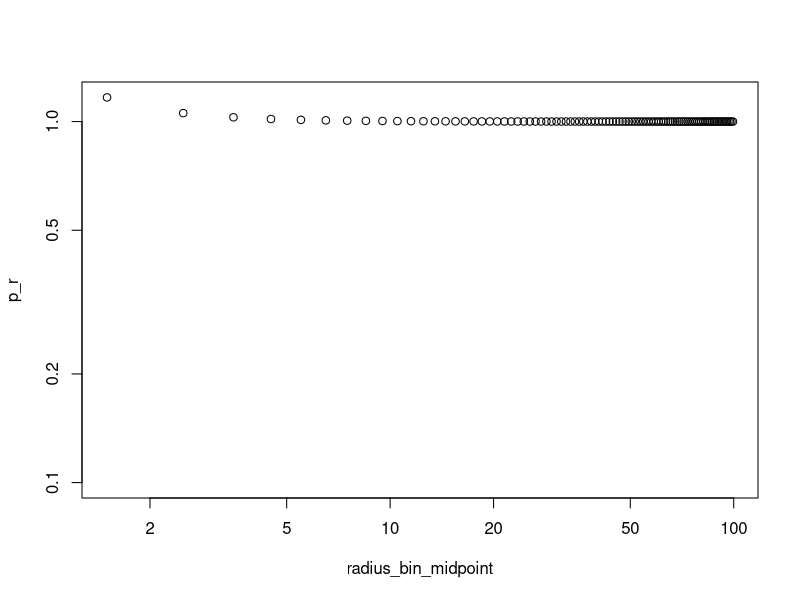
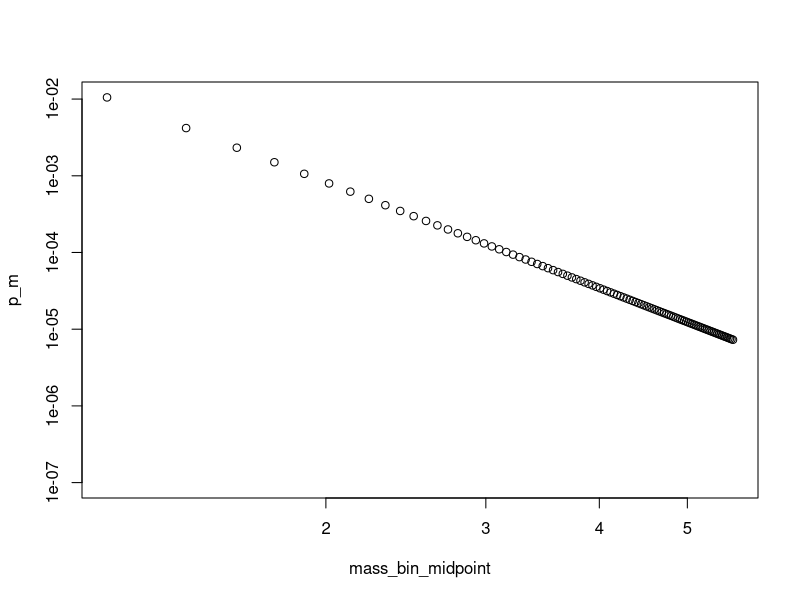
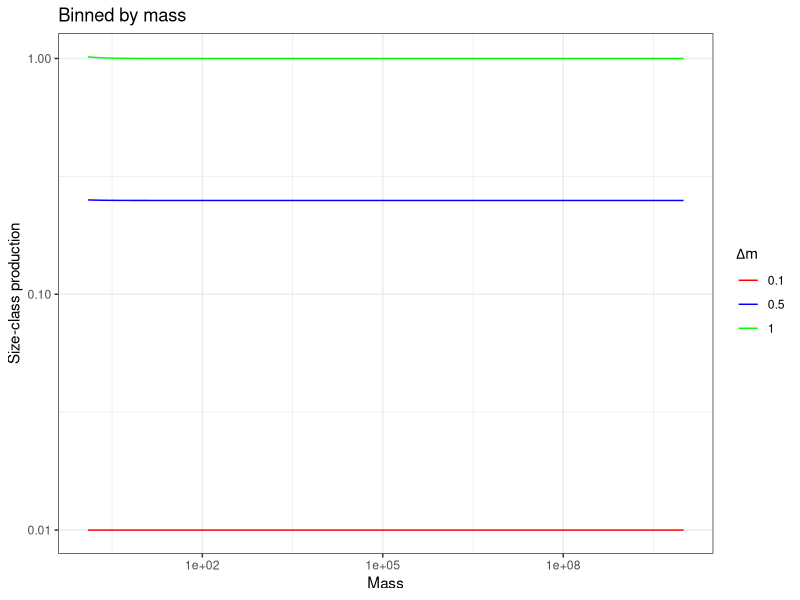
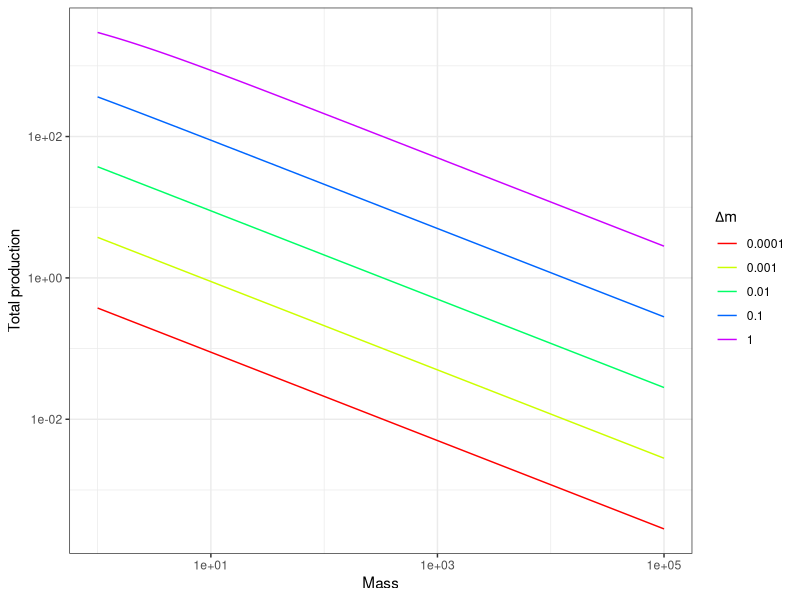
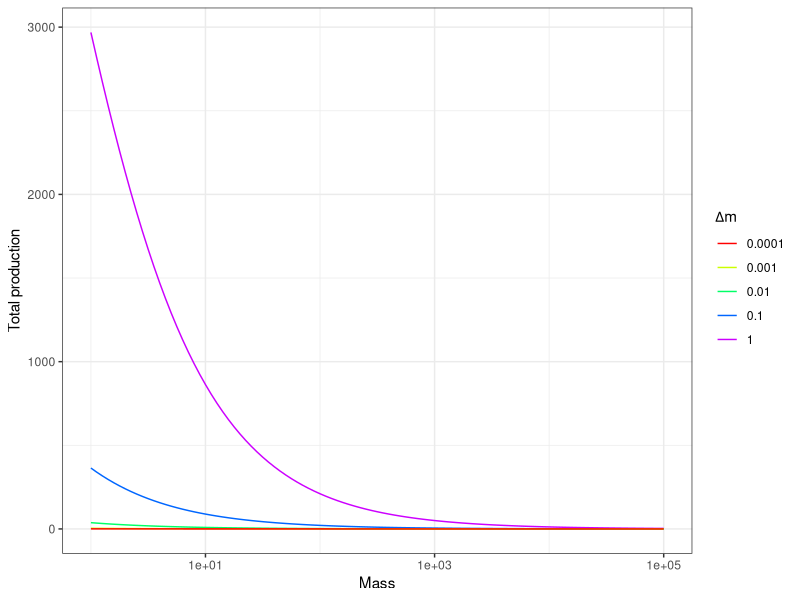
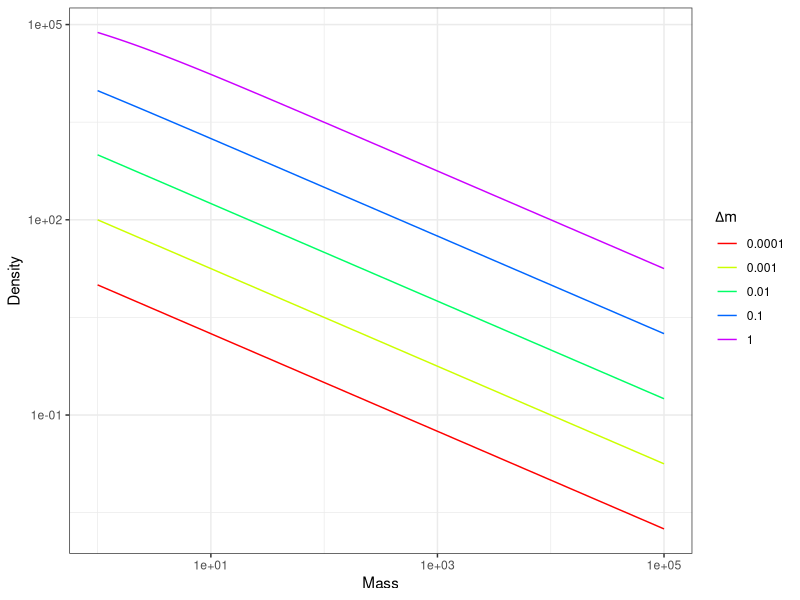
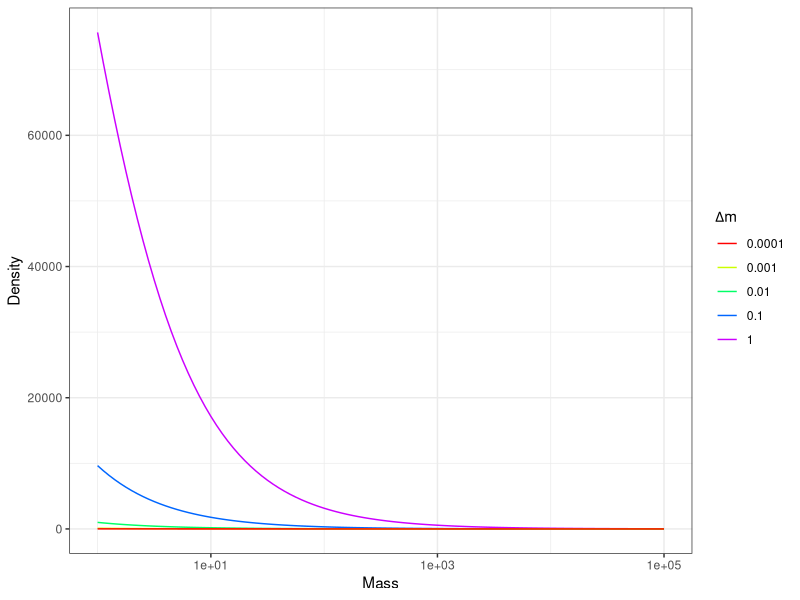
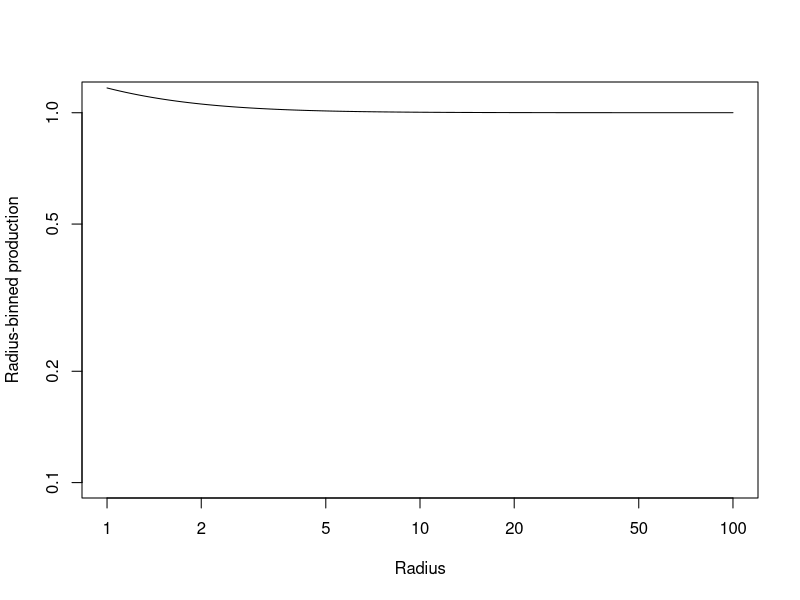

Write R code to recreate these figures, in order.
# Energy equivalence plots using simulated data

# Data are simulated to achieve perfect energy equivalence by diameter size class

# abundance equation: n = n0 * r^-2
# production equation: b = b0 * r^2
# standing biomass equation: m = m0 * r^(8/3)

# production by diameter equation: pdiam = n0 * b0 * r^0 = n0 * b0
# production by mass equation: pmass = 

# Analytical solution for finite bin width

pbyradius <- function(n0, b0, rl, ru) (1/3) * n0 * b0 * (rl^(-1) - ru^(-1)) * (ru^3 - rl^3)
pbymass <- function(n0, b0, m0, ml, mu) (1/3) * n0 * b0 * m0^2 * (ml^(-3/8) - mu^(-3/8)) * (mu^(9/8) - ml^(9/8))

pbyradius_fixedbin <- function(n0, b0, r, deltar) (1/3) * n0 * b0 * (r^(-1) - (r+deltar)^(-1)) * ((r+deltar)^3 - r^3)
pbymass_fixedbin <- function(n0, b0, m0, r, deltar) (1/3) * n0 * b0 * (mass(m0, r)^(-1) - mass(m0, r+deltar)^(-1)) * (mass(m0, r+deltar)^3 - mass(m0, r)^3)

mass <- function(m0, r) m0^(3/8) * r^(3/8)  
  
n0 <- 1
b0 <- 1
m0 <- 1

binwidth <- 1

radii <- seq(1, 100, by = binwidth)
masses <- m0 * radii^(3/8)

radius_bin_lower <- radii[-length(radii)]
radius_bin_upper <- radii[-1]
radius_bin_midpoint <- (radius_bin_lower + radius_bin_upper)/2
mass_bin_lower <- masses[-length(masses)]
mass_bin_upper <- masses[-1]
mass_bin_midpoint <- (mass_bin_lower + mass_bin_upper)/2

p_r <- pbyradius(n0, b0, radius_bin_lower, radius_bin_upper)
p_m <- pbymass(n0, b0, m0, mass_bin_lower, mass_bin_upper)

plot(radius_bin_midpoint, p_r, log = 'xy', ylim = c(0.1, max(p_r)))
plot(mass_bin_midpoint, p_m, log = 'xy', ylim = c(1e-7, max(p_m)))

pdf('C:/Users/Q/Google Drive/ForestLight/figs/ee_solution_finitebin.pdf', height=5, width=5)
curve(pbyradius_fixedbin(n0=1,b0=1,r=x,deltar=1), from=1, to=100, log='xy', ylim=c(0.1, 1.1), xlab = 'Radius', ylab = 'Radius-binned production')
curve(pbymass_fixedbin(n0=1,b0=1,m0=1,r=x,deltar=1), from=1, to=100, log='xy', ylim=c(1e-5, 0.1), xlab = 'Radius', ylab = 'Mass-binned production')
dev.off()

# Better plot with ggplot, showing the effect of declining deltar.
library(ggplot2)
pdf('C:/Users/Q/Google Drive/ForestLight/figs/ee_solution_finitebin.pdf', height=5, width=5)
ggplot(data.frame(r = c(1,100)), aes(x=r)) +
  stat_function(fun = pbyradius_fixedbin, args = list(n0=1,b0=1,deltar=1), aes(colour='1'), xlim=c(0.1,10)) +
  stat_function(fun = pbyradius_fixedbin, args = list(n0=1,b0=1,deltar=0.5), aes(colour='0.5'), xlim=c(0.1,10)) +
  stat_function(fun = pbyradius_fixedbin, args = list(n0=1,b0=1,deltar=0.1), aes(colour='0.1'), xlim=c(0.1,10)) +
  scale_y_log10(name = 'Size-class production', limits = c(0.001, 1.3)) + scale_x_log10(name = 'Radius') +
  scale_color_manual(name=expression(Delta*r), values = c('red','blue','green')) +
  theme_bw() +
  ggtitle('Binned by radius')

ggplot(data.frame(r = c(1,100)), aes(x=r)) +
  stat_function(fun = pbymass_fixedbin, args = list(n0=1,b0=1,m0=1,deltar=1), aes(colour='1'), xlim=c(0.1,10)) +
  stat_function(fun = pbymass_fixedbin, args = list(n0=1,b0=1,m0=1,deltar=0.5), aes(colour='0.5'), xlim=c(0.1,10)) +
  stat_function(fun = pbymass_fixedbin, args = list(n0=1,b0=1,m0=1,deltar=0.1), aes(colour='0.1'), xlim=c(0.1,10)) +
  scale_y_log10(name = 'Size-class production') + scale_x_log10(name = 'Mass') +
  scale_color_manual(name=expression(Delta*r), values = c('red','blue','green')) +
  theme_bw() +
  ggtitle('Binned by mass')
dev.off()


#######################
# Corrected

pbyradius_fixedbin <- function(n0, b0, r, deltar) (1/3) * n0 * b0 * (r^(-1) - (r+deltar)^(-1)) * ((r+deltar)^3 - r^3)
pbymass_fixedbin <- function(n0, b0, m, deltam) (16/7) * n0 * b0 * ((m+deltam)^(1/4) - m^(1/4)) * ((m+deltam)^(7/4) - m^(7/4))

ggplot(data.frame(m = c(1,100)), aes(x=m)) +
  stat_function(fun = pbymass_fixedbin, args = list(n0=1,b0=1,deltam=1), aes(colour='1'), xlim=c(0.1,10)) +
  stat_function(fun = pbymass_fixedbin, args = list(n0=1,b0=1,deltam=0.5), aes(colour='0.5'), xlim=c(0.1,10)) +
  stat_function(fun = pbymass_fixedbin, args = list(n0=1,b0=1,deltam=0.1), aes(colour='0.1'), xlim=c(0.1,10)) +
  scale_y_log10(name = 'Size-class production') + scale_x_log10(name = 'Mass') +
  scale_color_manual(name=expression(Delta*m), values = c('red','blue','green')) +
  theme_bw() +
  ggtitle('Binned by mass')

########################
# Bin widths
bw <- function(k, r, deltar) k^(-8/3) * ((r + deltar)^(8/3) - r^(8/3))
bw(1, 1:10, 1)


########################
# Added 06 April: Plot with different bin widths
# Assume energy equivalence by radius

pm <- function(n0, b0, k, m, deltam) n0 * b0 * k * ( (m + deltam)^(3/8) - m^(3/8) )

library(ggplot2)
p <- ggplot(data.frame(m = c(1, 100000)), aes(x=m)) +
  scale_x_log10(name = 'Mass') + 
  theme_bw() +
  stat_function(geom = 'line', fun = pm, args = list(n0 = 100000, b0 = 0.1, k = 1, deltam = 1), aes(colour = '1')) +
  stat_function(geom = 'line', fun = pm, args = list(n0 = 100000, b0 = 0.1, k = 1, deltam = 0.1), aes(colour = '0.1')) +
  stat_function(geom = 'line', fun = pm, args = list(n0 = 100000, b0 = 0.1, k = 1, deltam = 0.01), aes(colour = '0.01')) +
  stat_function(geom = 'line', fun = pm, args = list(n0 = 100000, b0 = 0.1, k = 1, deltam = 0.001), aes(colour = '0.001')) +
  stat_function(geom = 'line', fun = pm, args = list(n0 = 100000, b0 = 0.1, k = 1, deltam = 0.0001), aes(colour = '0.0001')) +
  scale_color_manual(name=expression(Delta*m), values = rainbow(5)) 

p + scale_y_log10(name = 'Total production')
p + scale_y_continuous(name = 'Total production')


############################
# Further added on 06 April. Plot density scaling relationship with finite bin width.

nm <- function(n0, k, m, deltam) 4 * n0 * k * ( (m+deltam)^(1/4) - m^(1/4) )

p <- ggplot(data.frame(m = c(1, 100000)), aes(x=m)) +
  scale_x_log10(name = 'Mass') + 
  theme_bw() +
  stat_function(geom = 'line', fun = nm, args = list(n0 = 100000, k = 1, deltam = 1), aes(colour = '1')) +
  stat_function(geom = 'line', fun = nm, args = list(n0 = 100000, k = 1, deltam = 0.1), aes(colour = '0.1')) +
  stat_function(geom = 'line', fun = nm, args = list(n0 = 100000, k = 1, deltam = 0.01), aes(colour = '0.01')) +
  stat_function(geom = 'line', fun = nm, args = list(n0 = 100000, k = 1, deltam = 0.001), aes(colour = '0.001')) +
  stat_function(geom = 'line', fun = nm, args = list(n0 = 100000, k = 1, deltam = 0.0001), aes(colour = '0.0001')) +
  scale_color_manual(name=expression(Delta*m), values = rainbow(5)) 

p + scale_y_log10(name = 'Density')
p + scale_y_continuous(name = 'Density')
